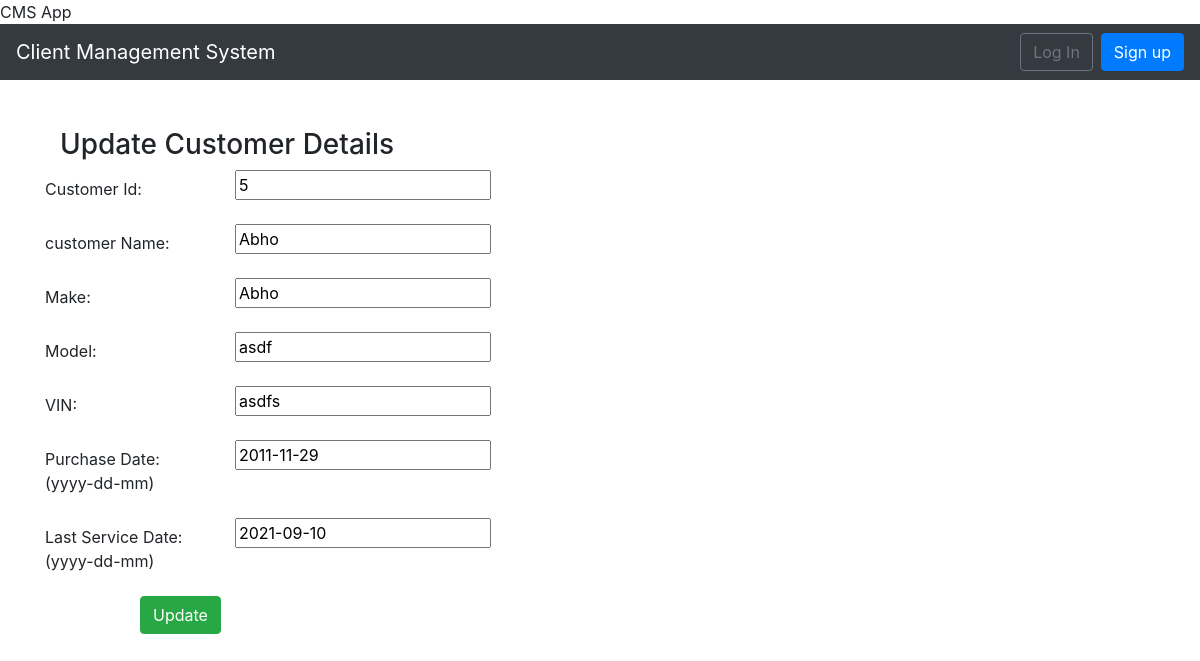
The page /customer_details/edit/5 on the database its author committed.
### customer_vehicle/models.py (models this page shows, shortened)
class Vehicle(models.Model):
    name = models.CharField(max_length=50,blank=False, null=False, default=' ')
    make = models.CharField(max_length=20,default=' ')
    model = models.CharField(max_length=20,default=' ')
    vin_number = models.CharField(max_length=20,default=' ')
    purchase_date = models.CharField(max_length=20,default=' ')
    last_service_date = models.CharField(max_length=20,default=' ')
    class Meta:
        db_table="vehicle"

### customer_vehicle/views.py (the view)
# urls.py: path('edit/<int:id>', views.edit),
def edit(request, id):
    vehicle = Vehicle.objects.get(id=id)
    return render(request, 'edit.html', {'vehicle': vehicle})

### customer_vehicle/templates/edit.html (shortened to what this page needs)
{% extends 'base.html' %}
{% block content %}
<form method="POST" class="post-form" action="/customer_details/update/{{vehicle.id}}">{% csrf_token %}
    <div class="container">
<br>
        <h3>Update Customer Details</h3>
  </div>
    <div class="form-group row">
    <label class="col-sm-2 col-form-label">Customer Id:</label>
    <div class="col-sm-4">
        <input type="text" name="id" id="id_id" required maxlength="20" value="{{ vehicle.id }}"/>
    </div>
  </div>
  <div class="form-group row">
    <label class="col-sm-2 col-form-label">customer Name:</label>
    <div class="col-sm-4">
        <input type="text" name="name" id="id_name" required maxlength="100" value="{{ vehicle.name }}" />
    </div>
  </div>
    <div class="form-group row">
    <label class="col-sm-2 col-form-label">Make:</label>
    <div class="col-sm-4">
        <input type="text" name="make" id="id_make" required maxlength="254" value="{{ vehicle.make }}" />
    </div>
  </div>
    <div class="form-group row">
    <label class="col-sm-2 col-form-label">Model:</label>
    <div class="col-sm-4">
        <input type="text" name="model" id="id_model" required maxlength="15" value="{{ vehicle.model }}" />
    </div>
  </div>
        <div class="form-group row">
    <label class="col-sm-2 col-form-label">VIN:</label>
    <div class="col-sm-4">
        <input type="text" name="vin_number" id="id_vin_number" required maxlength="15" value="{{ vehicle.vin_number }}" />
    </div>
  </div>
        <div class="form-group row">
    <label class="col-sm-2 col-form-label">Purchase Date:(yyyy-dd-mm)</label>
    <div class="col-sm-4">
        <input type="text"  name="purchase_date" id="id_purchase_date" required maxlength="25" value="{{ vehicle.purchase_date }}" />
    </div>
  </div>
        <div class="form-group row">
    <label class="col-sm-2 col-form-label">Last Service Date: (yyyy-dd-mm)</label>
    <div class="col-sm-4">
        <input type="text"  name="last_service_date" id="id_last_service_date" required maxlength="25" value="{{ vehicle.last_service_date }}" />
    </div>
  </div>
    <div class="form-group row">
    <label class="col-sm-1 col-form-label"></label>
    <div class="col-sm-4">
    <button type="submit" class="btn btn-success">Update</button>
    </div>
  </div>
    </div>
{% endblock content %}

### rows shown on the page
Vehicle: id "5", name "Abho", make "Abho", model "asdf", vin_number "asdfs", purchase_date "2011-11-29", last_service_date "2021-09-10"
